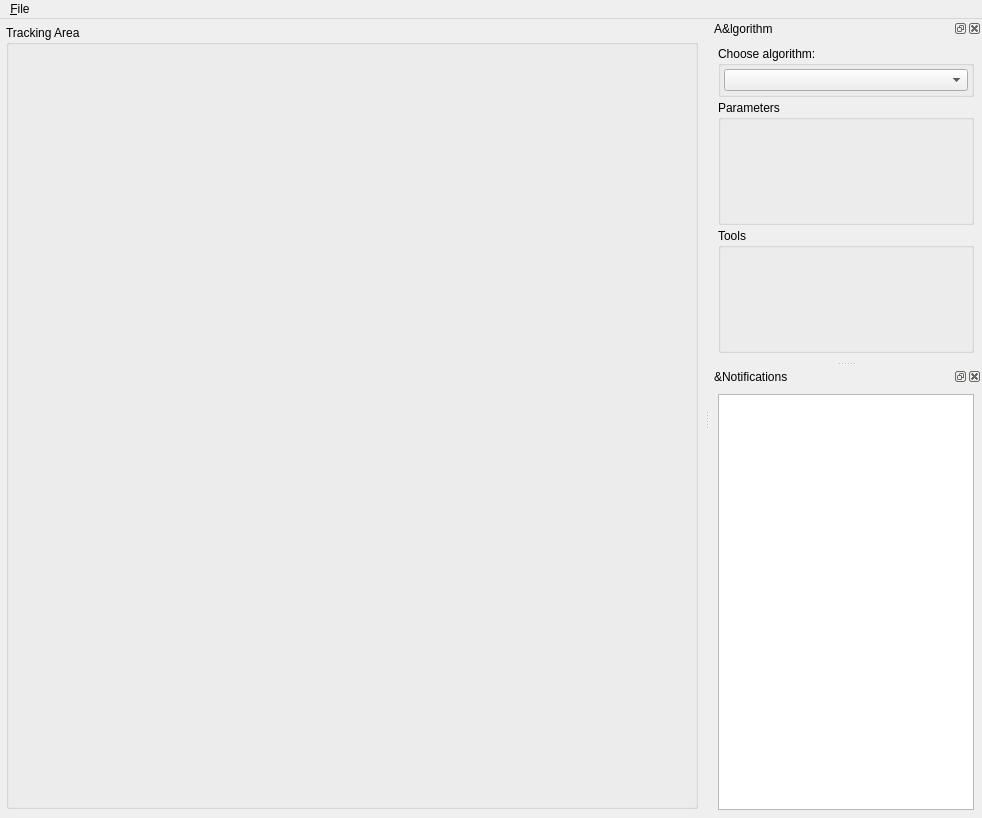
<?xml version="1.0" encoding="UTF-8"?>
<ui version="4.0">
 <class>MainWindow</class>
 <widget class="QMainWindow" name="MainWindow">
  <property name="geometry">
   <rect>
    <x>0</x>
    <y>0</y>
    <width>982</width>
    <height>818</height>
   </rect>
  </property>
  <property name="windowTitle">
   <string>BioTracker</string>
  </property>
  <property name="dockNestingEnabled">
   <bool>true</bool>
  </property>
  <property name="unifiedTitleAndToolBarOnMac">
   <bool>false</bool>
  </property>
  <widget class="QWidget" name="centralWidget">
   <property name="sizePolicy">
    <sizepolicy hsizetype="Preferred" vsizetype="Preferred">
     <horstretch>0</horstretch>
     <verstretch>0</verstretch>
    </sizepolicy>
   </property>
   <layout class="QHBoxLayout" name="horizontalLayout_5">
    <property name="spacing">
     <number>0</number>
    </property>
    <property name="leftMargin">
     <number>0</number>
    </property>
    <property name="topMargin">
     <number>0</number>
    </property>
    <property name="rightMargin">
     <number>0</number>
    </property>
    <property name="bottomMargin">
     <number>0</number>
    </property>
    <item>
     <widget class="QWidget" name="widget_2" native="true">
      <layout class="QHBoxLayout" name="horizontalLayout_6" stretch="0">
       <property name="spacing">
        <number>3</number>
       </property>
       <property name="leftMargin">
        <number>3</number>
       </property>
       <property name="topMargin">
        <number>3</number>
       </property>
       <property name="rightMargin">
        <number>3</number>
       </property>
       <property name="bottomMargin">
        <number>3</number>
       </property>
       <item>
        <widget class="QWidget" name="videoAreaWidget" native="true">
         <property name="sizePolicy">
          <sizepolicy hsizetype="Expanding" vsizetype="Expanding">
           <horstretch>0</horstretch>
           <verstretch>0</verstretch>
          </sizepolicy>
         </property>
         <layout class="QVBoxLayout" name="verticalLayout_2">
          <property name="spacing">
           <number>3</number>
          </property>
          <property name="leftMargin">
           <number>3</number>
          </property>
          <property name="topMargin">
           <number>3</number>
          </property>
          <property name="rightMargin">
           <number>3</number>
          </property>
          <property name="bottomMargin">
           <number>3</number>
          </property>
          <item>
           <widget class="QGroupBox" name="trackingArea">
            <property name="sizePolicy">
             <sizepolicy hsizetype="Expanding" vsizetype="Expanding">
              <horstretch>0</horstretch>
              <verstretch>0</verstretch>
             </sizepolicy>
            </property>
            <property name="minimumSize">
             <size>
              <width>0</width>
              <height>150</height>
             </size>
            </property>
            <property name="title">
             <string>Tracking Area </string>
            </property>
            <property name="flat">
             <bool>false</bool>
            </property>
            <property name="checkable">
             <bool>false</bool>
            </property>
            <layout class="QVBoxLayout" name="verticalLayout_4">
             <property name="spacing">
              <number>3</number>
             </property>
             <property name="leftMargin">
              <number>3</number>
             </property>
             <property name="topMargin">
              <number>3</number>
             </property>
             <property name="rightMargin">
              <number>3</number>
             </property>
             <property name="bottomMargin">
              <number>3</number>
             </property>
             <item>
              <widget class="BioTracker::Gui::VideoView" name="videoView" native="true">
               <property name="sizePolicy">
                <sizepolicy hsizetype="Preferred" vsizetype="Expanding">
                 <horstretch>0</horstretch>
                 <verstretch>0</verstretch>
                </sizepolicy>
               </property>
               <property name="focusPolicy">
                <enum>Qt::StrongFocus</enum>
               </property>
              </widget>
             </item>
            </layout>
           </widget>
          </item>
          <item>
           <widget class="QWidget" name="videoControls" native="true">
            <property name="sizePolicy">
             <sizepolicy hsizetype="Preferred" vsizetype="Preferred">
              <horstretch>0</horstretch>
              <verstretch>0</verstretch>
             </sizepolicy>
            </property>
            <property name="minimumSize">
             <size>
              <width>0</width>
              <height>0</height>
             </size>
            </property>
           </widget>
          </item>
         </layout>
        </widget>
       </item>
      </layout>
     </widget>
    </item>
   </layout>
  </widget>
  <widget class="QMenuBar" name="menuBar">
   <property name="geometry">
    <rect>
     <x>0</x>
     <y>0</y>
     <width>982</width>
     <height>29</height>
    </rect>
   </property>
   <widget class="QMenu" name="menuFile">
    <property name="title">
     <string>&amp;File</string>
    </property>
    <addaction name="actionOpen_Video"/>
    <addaction name="actionOpen_Picture"/>
    <addaction name="separator"/>
    <addaction name="actionLoad_tracking_data"/>
    <addaction name="actionSave_tracking_data"/>
    <addaction name="separator"/>
    <addaction name="actionQuit"/>
   </widget>
   <addaction name="menuFile"/>
  </widget>
  <widget class="QDockWidget" name="dockWidgetAlgorithm">
   <property name="sizePolicy">
    <sizepolicy hsizetype="Expanding" vsizetype="Preferred">
     <horstretch>0</horstretch>
     <verstretch>0</verstretch>
    </sizepolicy>
   </property>
   <property name="minimumSize">
    <size>
     <width>200</width>
     <height>172</height>
    </size>
   </property>
   <property name="sizeIncrement">
    <size>
     <width>0</width>
     <height>0</height>
    </size>
   </property>
   <property name="baseSize">
    <size>
     <width>0</width>
     <height>0</height>
    </size>
   </property>
   <property name="windowTitle">
    <string>A&amp;lgorithm</string>
   </property>
   <attribute name="dockWidgetArea">
    <number>2</number>
   </attribute>
   <widget class="QWidget" name="dockWidgetAlgorithmContents">
    <property name="sizePolicy">
     <sizepolicy hsizetype="Expanding" vsizetype="Preferred">
      <horstretch>0</horstretch>
      <verstretch>0</verstretch>
     </sizepolicy>
    </property>
    <layout class="QVBoxLayout" name="verticalLayout_3">
     <property name="spacing">
      <number>3</number>
     </property>
     <property name="leftMargin">
      <number>8</number>
     </property>
     <property name="topMargin">
      <number>8</number>
     </property>
     <property name="rightMargin">
      <number>8</number>
     </property>
     <property name="bottomMargin">
      <number>8</number>
     </property>
     <item>
      <widget class="QWidget" name="widget_alg" native="true">
       <property name="sizePolicy">
        <sizepolicy hsizetype="Preferred" vsizetype="Minimum">
         <horstretch>0</horstretch>
         <verstretch>0</verstretch>
        </sizepolicy>
       </property>
       <layout class="QVBoxLayout" name="verticalLayout">
        <property name="spacing">
         <number>0</number>
        </property>
        <property name="leftMargin">
         <number>0</number>
        </property>
        <property name="topMargin">
         <number>0</number>
        </property>
        <property name="rightMargin">
         <number>0</number>
        </property>
        <property name="bottomMargin">
         <number>0</number>
        </property>
        <item>
         <widget class="QGroupBox" name="groupBox">
          <property name="sizePolicy">
           <sizepolicy hsizetype="Preferred" vsizetype="Preferred">
            <horstretch>0</horstretch>
            <verstretch>0</verstretch>
           </sizepolicy>
          </property>
          <property name="sizeIncrement">
           <size>
            <width>0</width>
            <height>0</height>
           </size>
          </property>
          <property name="baseSize">
           <size>
            <width>0</width>
            <height>0</height>
           </size>
          </property>
          <property name="title">
           <string>Choose algorithm:</string>
          </property>
          <layout class="QVBoxLayout" name="verticalLayout_7">
           <property name="spacing">
            <number>3</number>
           </property>
           <property name="leftMargin">
            <number>3</number>
           </property>
           <property name="topMargin">
            <number>3</number>
           </property>
           <property name="rightMargin">
            <number>3</number>
           </property>
           <property name="bottomMargin">
            <number>3</number>
           </property>
           <item>
            <widget class="QComboBox" name="cb_algorithms"/>
           </item>
          </layout>
         </widget>
        </item>
       </layout>
      </widget>
     </item>
     <item>
      <widget class="QGroupBox" name="groupBox_params">
       <property name="sizePolicy">
        <sizepolicy hsizetype="Preferred" vsizetype="Expanding">
         <horstretch>0</horstretch>
         <verstretch>0</verstretch>
        </sizepolicy>
       </property>
       <property name="title">
        <string>Parameters</string>
       </property>
      </widget>
     </item>
     <item>
      <widget class="QGroupBox" name="groupBox_tools">
       <property name="sizePolicy">
        <sizepolicy hsizetype="Preferred" vsizetype="Expanding">
         <horstretch>0</horstretch>
         <verstretch>0</verstretch>
        </sizepolicy>
       </property>
       <property name="title">
        <string>Tools</string>
       </property>
      </widget>
     </item>
    </layout>
   </widget>
  </widget>
  <widget class="QDockWidget" name="dockWidgetNotification">
   <property name="floating">
    <bool>false</bool>
   </property>
   <property name="windowTitle">
    <string>&amp;Notifications</string>
   </property>
   <attribute name="dockWidgetArea">
    <number>2</number>
   </attribute>
   <widget class="QWidget" name="dockWidgetNotificationContents">
    <property name="sizePolicy">
     <sizepolicy hsizetype="Expanding" vsizetype="Expanding">
      <horstretch>0</horstretch>
      <verstretch>0</verstretch>
     </sizepolicy>
    </property>
    <layout class="QVBoxLayout" name="verticalLayout_5">
     <property name="spacing">
      <number>8</number>
     </property>
     <property name="leftMargin">
      <number>8</number>
     </property>
     <property name="topMargin">
      <number>8</number>
     </property>
     <property name="rightMargin">
      <number>8</number>
     </property>
     <property name="bottomMargin">
      <number>8</number>
     </property>
     <item>
      <widget class="QTextEdit" name="edit_notification">
       <property name="enabled">
        <bool>true</bool>
       </property>
       <property name="sizePolicy">
        <sizepolicy hsizetype="Expanding" vsizetype="Expanding">
         <horstretch>0</horstretch>
         <verstretch>0</verstretch>
        </sizepolicy>
       </property>
       <property name="lineWidth">
        <number>1</number>
       </property>
       <property name="tabChangesFocus">
        <bool>false</bool>
       </property>
       <property name="readOnly">
        <bool>true</bool>
       </property>
      </widget>
     </item>
    </layout>
   </widget>
  </widget>
  <action name="actionOpen_Video">
   <property name="text">
    <string>Open &amp;Video...</string>
   </property>
  </action>
  <action name="actionOpen_Picture">
   <property name="text">
    <string>Open &amp;Picture...</string>
   </property>
  </action>
  <action name="actionLoad_tracking_data">
   <property name="text">
    <string>&amp;Load tracking data...</string>
   </property>
  </action>
  <action name="actionSave_tracking_data">
   <property name="text">
    <string>&amp;Save tracking data...</string>
   </property>
  </action>
  <action name="actionQuit">
   <property name="text">
    <string>E&amp;xit</string>
   </property>
  </action>
 </widget>
 <layoutdefault spacing="6" margin="11"/>
 <customwidgets>
  <customwidget>
   <class>BioTracker::Gui::VideoView</class>
   <extends>QWidget</extends>
   <header>source/gui/VideoView.h</header>
   <container>1</container>
  </customwidget>
 </customwidgets>
 <resources/>
 <connections/>
</ui>
